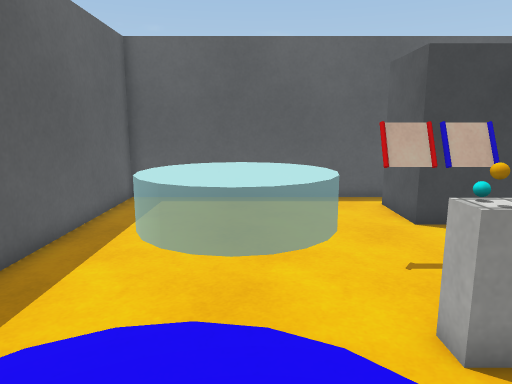
View 1 (above)

16 first-person views from a walk through a 3-D level made in the Unity game engine. The camera is 1.3 m above the floor, tilts 10° down and sees 70° across. The floor is counted in squares, 0.5 m on a side. Each view is taken from the middle of a square. On the plan, view 1 faces up. The plan holds only what a view shows up to about 20 squares ahead; the rest is blank. Surface patterns are stand-ins for the level's own textures.

View 2
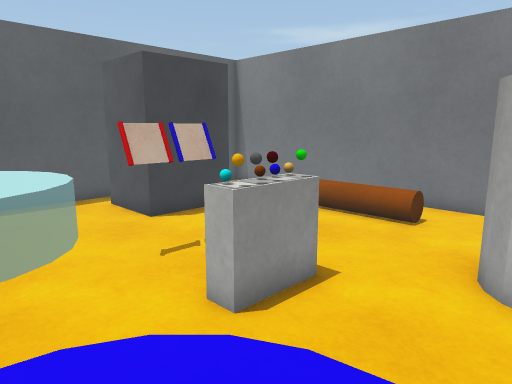

View 3
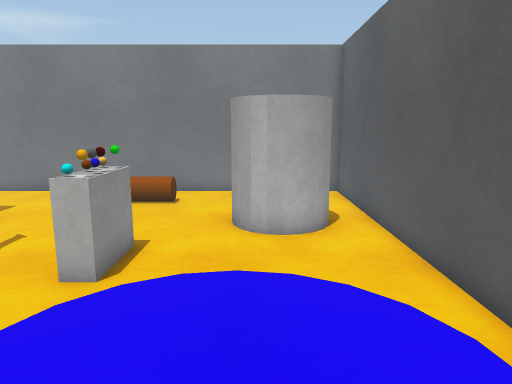

View 4
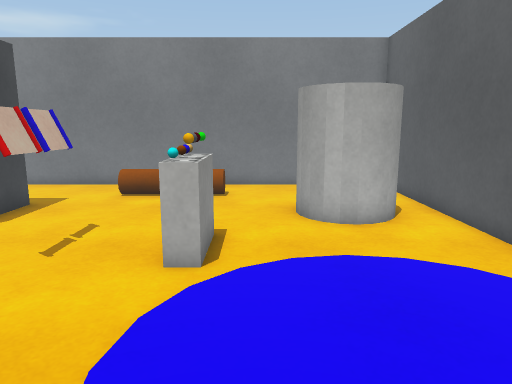

View 5
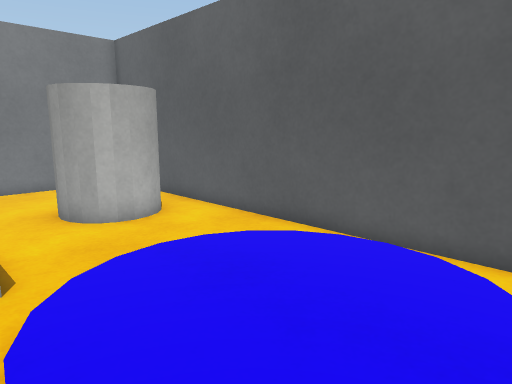

View 6
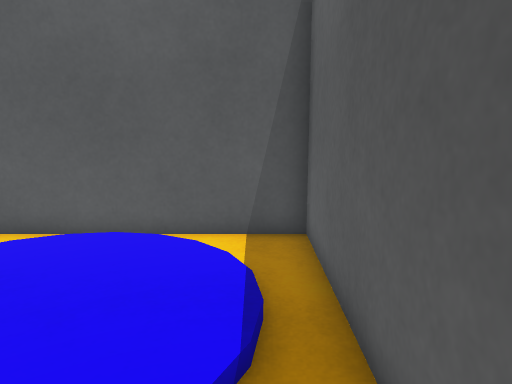

View 7
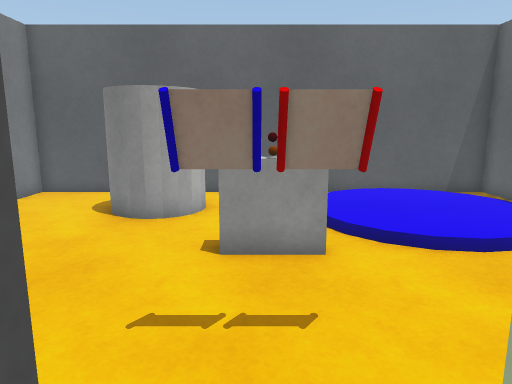

View 8
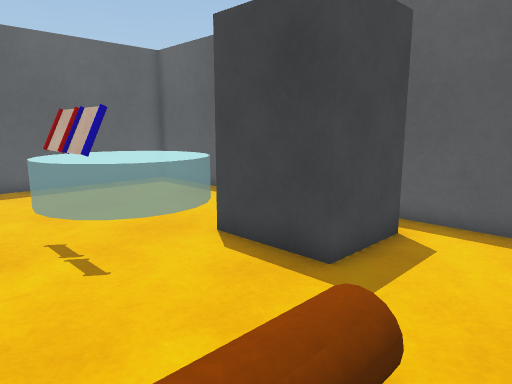

View 9
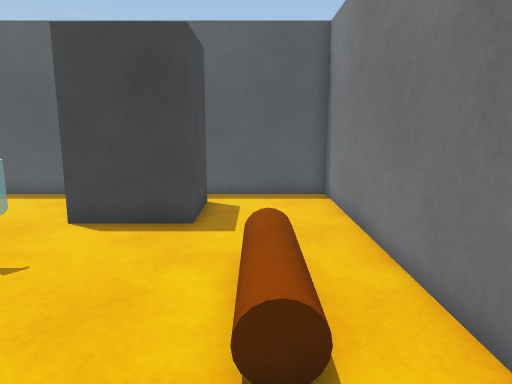

View 10
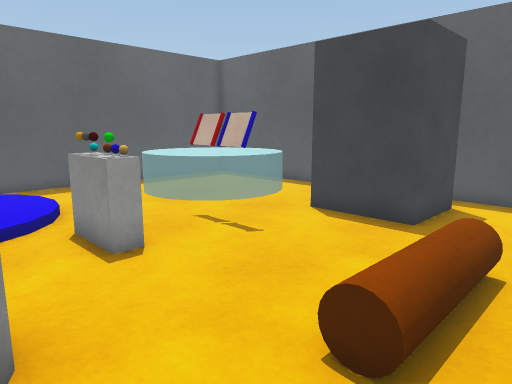

View 11
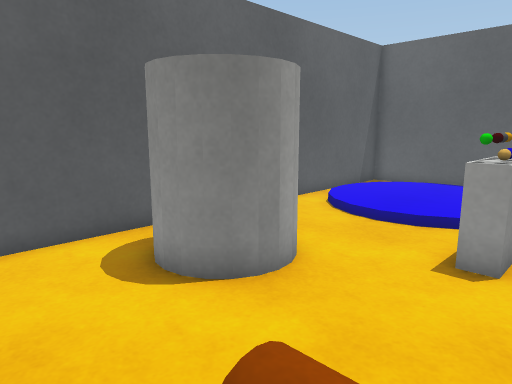

View 12
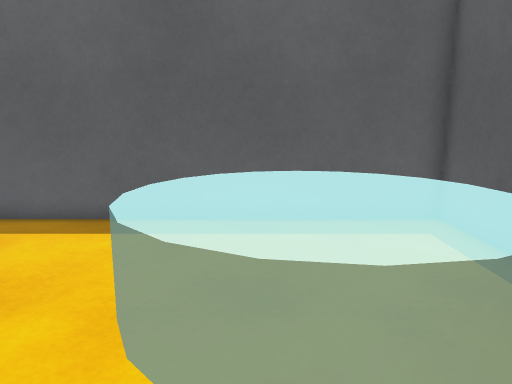

View 13
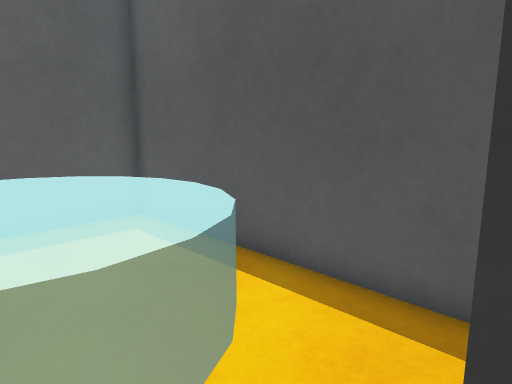

View 14
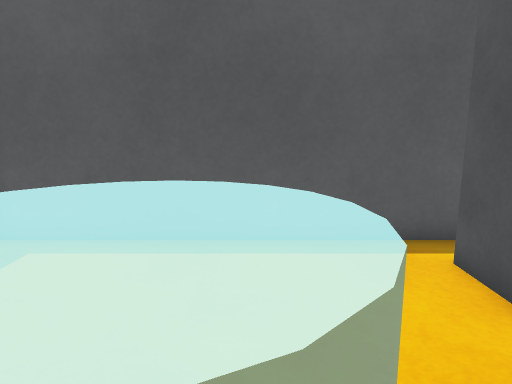

View 15
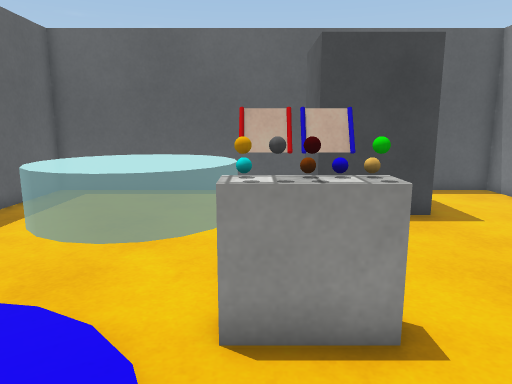

View 16
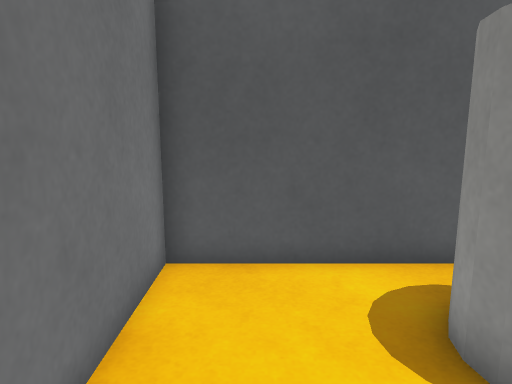

### Floor plan
Key: @ floor where view 1 was taken; # wall or solid block; . main floor; : floor 0.25 m higher than the main floor; / step, stairs or slope; ^ raised ledge; B grey block; C cylinder; O other object.
Columns run from 5 left of view 1 to 13 right of it. Each row starts with its distance up from view 1.
 15 ###################
 14 #...^^....B  B....#
 13 #.^^  ^^..B  B....#
 12 #.^    ^..B  B....#
 11 #.     ^..BBBB....#
 10 #.^    ^..........#
  9 #.^   ^^..........#
  8 #..^^^..OOO....O..#
  7 #..............O..#
  6 #..............O..#
  5 #.......OOO....O..#
  4 #.//:://OOO.......#
  3 #/:::::/..........#
  2 #/:::::/....CC....#
  1 #/::::::...CCCC...#
  0 #/:::@:/...C CC...#
 -1 #./:::/....CCC....#
 -2 #..///............#
 -3 ###################

Where each view was taken, in squares from view 1:
view 1: 0 up, 0 right, facing up
view 2: 0 up, 1 left, facing up-right
view 3: 1 up, 4 left, facing right
view 4: 3 up, 4 left, facing right
view 5: 5 up, 4 left, facing down-right
view 6: 6 up, 4 left, facing down
view 7: 12 up, 4 right, facing down
view 8: 5 up, 12 right, facing up-left
view 9: 1 up, 10 right, facing up
view 10: 1 up, 12 right, facing up-left
view 11: 6 up, 12 right, facing down-left
view 12: 10 up, 5 right, facing left
view 13: 10 up, 5 right, facing up-left
view 14: 7 up, 1 right, facing up
view 15: 0 up, 3 right, facing up
view 16: 4 up, 11 right, facing down
